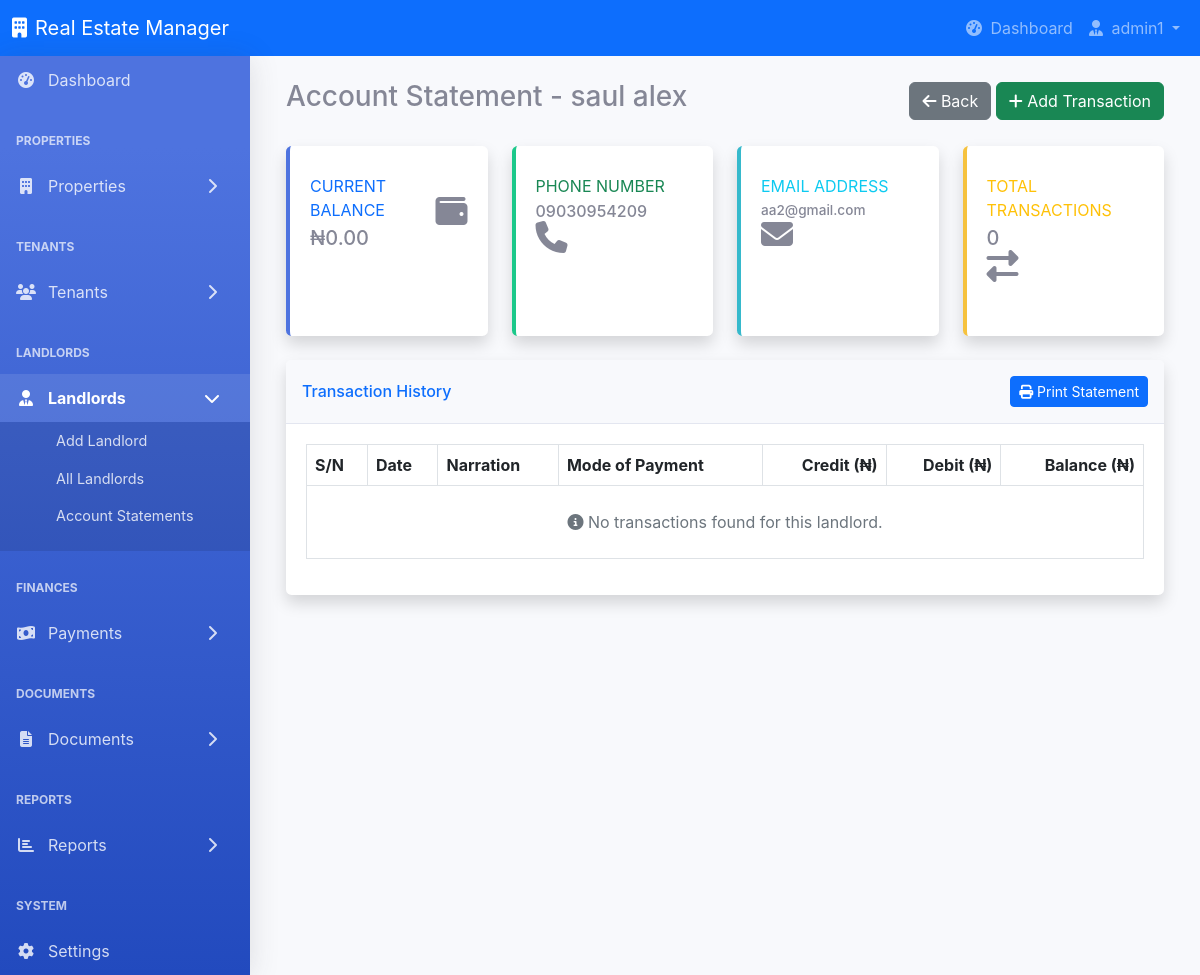
Page /landlords/4/account-statement (signed in) on the committed database.
### tables this page shows
CREATE TABLE landlords (
        id INTEGER PRIMARY KEY AUTOINCREMENT,
        full_name TEXT NOT NULL,
        phone TEXT NOT NULL,
        email TEXT,
        address TEXT,
        id_number TEXT,
        bank_name TEXT,
        account_number TEXT,
        current_balance REAL DEFAULT 0.0,
        created_at TIMESTAMP DEFAULT CURRENT_TIMESTAMP
    );

### app.py (the view, shortened to what this page needs)
@app.route('/landlords/<int:landlord_id>/account-statement')
@login_required
def landlord_account_detail(landlord_id):
    conn = get_db_connection()
    landlord = conn.execute('SELECT * FROM landlords WHERE id = ?', (landlord_id,)).fetchone()
    if not landlord:
        flash('Landlord not found.', 'danger')
        conn.close()
        return redirect(url_for('landlord_account_statement'))
    payments = conn.execute('''
        SELECT
            p.id as payment_id,
            p.payment_date as date,
            p.description as narration,
            p.payment_method as mode_of_payment,
            p.amount as amount,
            t.full_name as tenant_name,
            'payment' as source
        FROM payments p
        LEFT JOIN tenants t ON p.tenant_id = t.id
        LEFT JOIN properties prop ON p.property_id = prop.id
        WHERE prop.landlord_id = ?
    ''', (landlord_id,)).fetchall()
    manual = conn.execute('''
        SELECT
            lt.id as txn_id,
            lt.date as date,
            lt.narration as narration,
            lt.payment_method as mode_of_payment,
            lt.amount as amount,
            lt.transaction_type as txn_type,
            'manual' as source
        FROM landlord_transactions lt
        WHERE lt.landlord_id = ?
    ''', (landlord_id,)).fetchall()
    conn.close()
    merged = []
    merged.sort(key=lambda x: x['date'] or '')
    balance = 0.0
    detailed = []
    return render_template(
        'landlords/landlord_account_detail.html',
        landlord=landlord,
        transactions=detailed,
        balance=balance
    )

### app.py (called while the page is built)
def get_db_connection():
    conn = sqlite3.connect(DB_PATH)
    conn.row_factory = sqlite3.Row
    return conn

def login_required(f):
    @wraps(f)
    def decorated_function(*args, **kwargs):
        if 'user_id' not in session:
            flash('Please log in first.')
            return redirect(url_for('login'))
        return f(*args, **kwargs)
    return decorated_function

### templates/landlords/landlord_account_detail.html (shortened to what this page needs)
{% include 'partials/header.html' %}
<div class="container-fluid">
    <div class="d-flex justify-content-between align-items-center mb-4">
        <h1 class="h3">Account Statement - {{ landlord.full_name }}</h1>
        <div>
            <a href="{{ url_for('landlord_account_statement') }}" class="btn btn-secondary">
                <i class="fas fa-arrow-left"></i> Back
            </a>
            <a href="{{ url_for('add_landlord_transaction', landlord_id=landlord.id) }}" class="btn btn-success">
                <i class="fas fa-plus"></i> Add Transaction
            </a>
        </div>
    </div>
    <div class="row mb-4">
        <div class="col-md-3">
            <div class="card border-left-primary shadow h-100 py-2">
                <div class="card-body">
                    <div class="row no-gutters align-items-center">
                        <div class="col mr-2">
                            <div class="text-xs font-weight-bold text-primary text-uppercase mb-1">
                                Current Balance
                            </div>
                            <div class="h5 mb-0 font-weight-bold text-gray-800">
                                ₦{{ "{:,.2f}".format(balance or 0) }}
                            </div>
                        </div>
                        <div class="col-auto">
                            <i class="fas fa-wallet fa-2x text-gray-300"></i>
                        </div>
                    </div>
                </div>
            </div>
        </div>
        <div class="col-md-3">
            <div class="card border-left-success shadow h-100 py-2">
                <div class="card-body">
                    <div class="row no-gutters align-items-center">
                        <div class="col mr-2">
                            <div class="text-xs font-weight-bold text-success text-uppercase mb-1">
                                Phone Number
                            </div>
                            <div class="h6 mb-0 font-weight-bold text-gray-800">
                                {{ landlord.phone or 'N/A' }}
                            </div>
                        </div>
                        <div class="col-auto">
                            <i class="fas fa-phone fa-2x text-gray-300"></i>
                        </div>
                    </div>
                </div>
            </div>
        </div>
        <div class="col-md-3">
            <div class="card border-left-info shadow h-100 py-2">
                <div class="card-body">
                    <div class="row no-gutters align-items-center">
                        <div class="col mr-2">
                            <div class="text-xs font-weight-bold text-info text-uppercase mb-1">
                                Email Address
                            </div>
                            <div class="h6 mb-0 text-gray-800" style="font-size: 0.85rem;">
                                {{ landlord.email or 'N/A' }}
                            </div>
                        </div>
                        <div class="col-auto">
                            <i class="fas fa-envelope fa-2x text-gray-300"></i>
                        </div>
                    </div>
                </div>
            </div>
        </div>
        <div class="col-md-3">
            <div class="card border-left-warning shadow h-100 py-2">
                <div class="card-body">
                    <div class="row no-gutters align-items-center">
                        <div class="col mr-2">
                            <div class="text-xs font-weight-bold text-warning text-uppercase mb-1">
                                Total Transactions
                            </div>
                            <div class="h5 mb-0 font-weight-bold text-gray-800">
                                {{ transactions|length }}
                            </div>
                        </div>
                        <div class="col-auto">
                            <i class="fas fa-exchange-alt fa-2x text-gray-300"></i>
                        </div>
                    </div>
                </div>
            </div>
        </div>
    </div>
    <div class="card shadow mb-4">
        <div class="card-header py-3 d-flex justify-content-between align-items-center">
            <h6 class="m-0 font-weight-bold text-primary">Transaction History</h6>
            <div>
                <button class="btn btn-sm btn-primary" onclick="window.print()">
                    <i class="fas fa-print"></i> Print Statement
                </button>
            </div>
        </div>
        <div class="card-body">
            <div class="table-responsive">
                <table class="table table-bordered" id="transactionsTable" width="100%" cellspacing="0">
                    <thead>
                        <tr>
                            <th>S/N</th>
                            <th>Date</th>
                            <th>Narration</th>
                            <th>Mode of Payment</th>
                            <th class="text-end">Credit (₦)</th>
                            <th class="text-end">Debit (₦)</th>
                            <th class="text-end">Balance (₦)</th>
                        </tr>
                    </thead>
                    <tbody>
                        {% if transactions %}
                            {% for t in transactions %}
                            <tr>
                                <td>{{ t.sn }}</td>
                                <td>{{ t.date }}</td>
                                <td>{{ t.narration }}</td>
                                <td>{{ t.mode_of_payment or '-' }}</td>
                                <td class="text-end">
                                    {% if t.credit > 0 %}
                                        <span class="text-success">{{ "{:,.2f}".format(t.credit) }}</span>
                                    {% else %}
                                        -
                                    {% endif %}
                                </td>
                                <td class="text-end">
                                    {% if t.debit > 0 %}
                                        <span class="text-danger">{{ "{:,.2f}".format(t.debit) }}</span>
                                    {% else %}
                                        -
                                    {% endif %}
                                </td>
                                <td class="text-end font-weight-bold">
                                    {{ "{:,.2f}".format(t.balance) }}
                                </td>
                            </tr>
                            {% endfor %}
                            <tr class="table-secondary">
                                <td colspan="6" class="text-end"><strong>Current Balance:</strong></td>
                                <td class="text-end">
                                    <strong class="{% if balance >= 0 %}text-success{% else %}text-danger{% endif %}">
                                        ₦{{ "{:,.2f}".format(balance or 0) }}
                                    </strong>
                                </td>
                            </tr>
                        {% else %}
                            <tr>
                                <td colspan="7" class="text-center text-muted py-4">
                                    <i class="fas fa-info-circle"></i> No transactions found for this landlord.
                                </td>
                            </tr>
                        {% endif %}
                    </tbody>
                </table>
            </div>
        </div>
    </div>
</div>
</body>
</html>

### static/css/styles.css (style rules this page uses)
:root { --primary-color: #4e73df; --secondary-color: #858796; --success-color: #1cc88a; --info-color: #36b9cc; --warning-color: #f6c23e; --danger-color: #e74a3b; --light-color: #f8f9fc; --dark-color: #5a5c69; }
body { font-family: 'Nunito', -apple-system, BlinkMacSystemFont, "Segoe UI", Roboto, "Helvetica Neue", Arial, sans-serif; font-size: 1rem; font-weight: 400; line-height: 1.5; color: #858796; background-color: #f8f9fc; }
.card { margin-bottom: 1.5rem; box-shadow: 0 0.15rem 1.75rem 0 rgba(58, 59, 69, 0.15); border: none; border-radius: 0.35rem; }
.card-header { background-color: #f8f9fc; border-bottom: 1px solid #e3e6f0; }
.card-body { padding: 1.25rem; }
.border-left-primary { border-left: 0.25rem solid #4e73df !important; }
.border-left-success { border-left: 0.25rem solid #1cc88a !important; }
.border-left-info { border-left: 0.25rem solid #36b9cc !important; }
.border-left-warning { border-left: 0.25rem solid #f6c23e !important; }
.table-responsive { overflow-x: auto; }

### templates/landlords/landlord_account_detail.html (style rules this page uses)
.border-left-primary { border-left: 0.25rem solid #4e73df !important; }
.border-left-success { border-left: 0.25rem solid #1cc88a !important; }
.border-left-info { border-left: 0.25rem solid #36b9cc !important; }
.border-left-warning { border-left: 0.25rem solid #f6c23e !important; }

### rows in the picture
landlords: full_name "saul alex", phone "09030954209", email "aa2@gmail.com"

### other values in the picture
{{ session['username'] }} "admin1"
{{ "{:,.2f}".format(balance or 0) }} "0.00"
{{ transactions|length }} "0"
